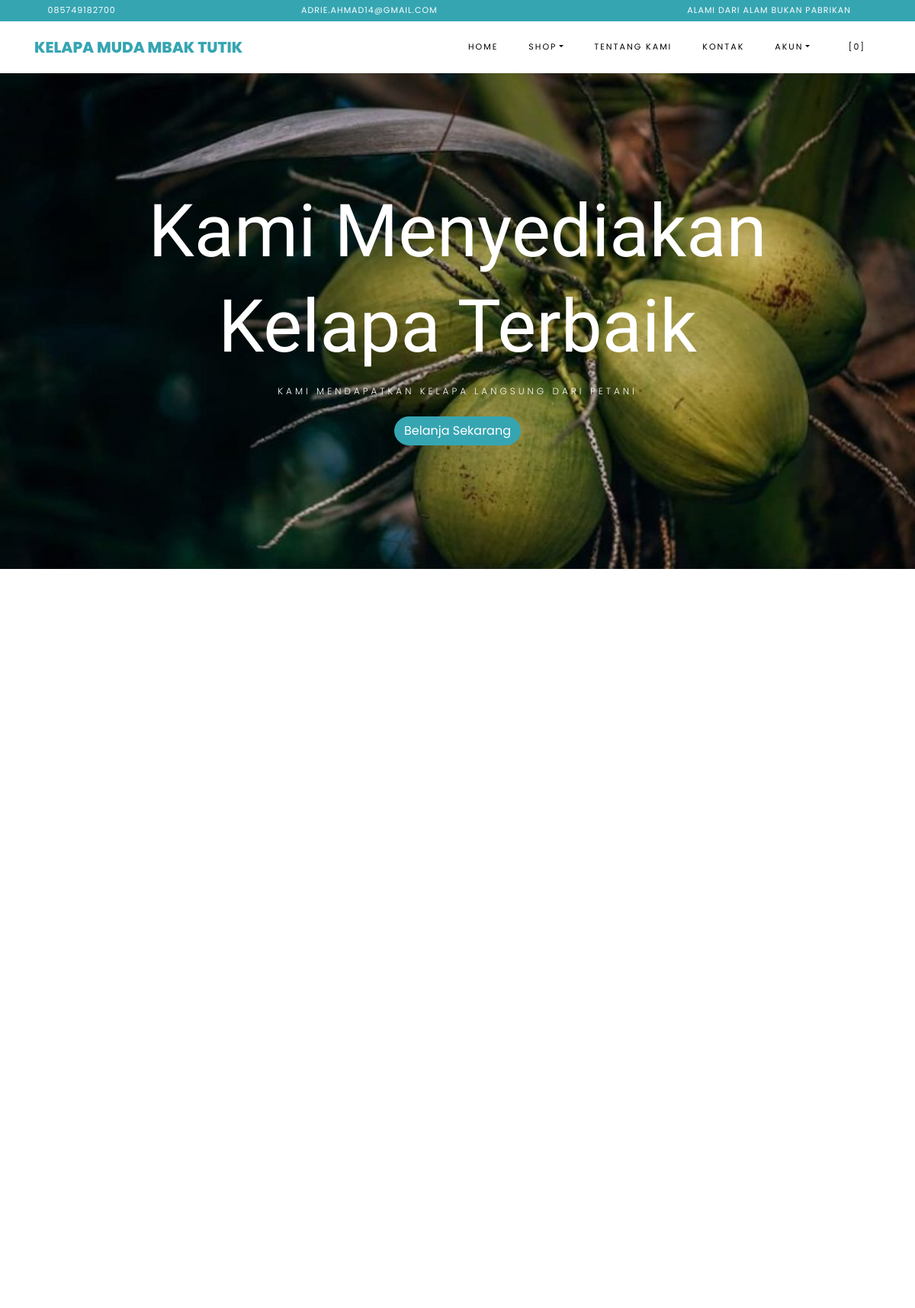
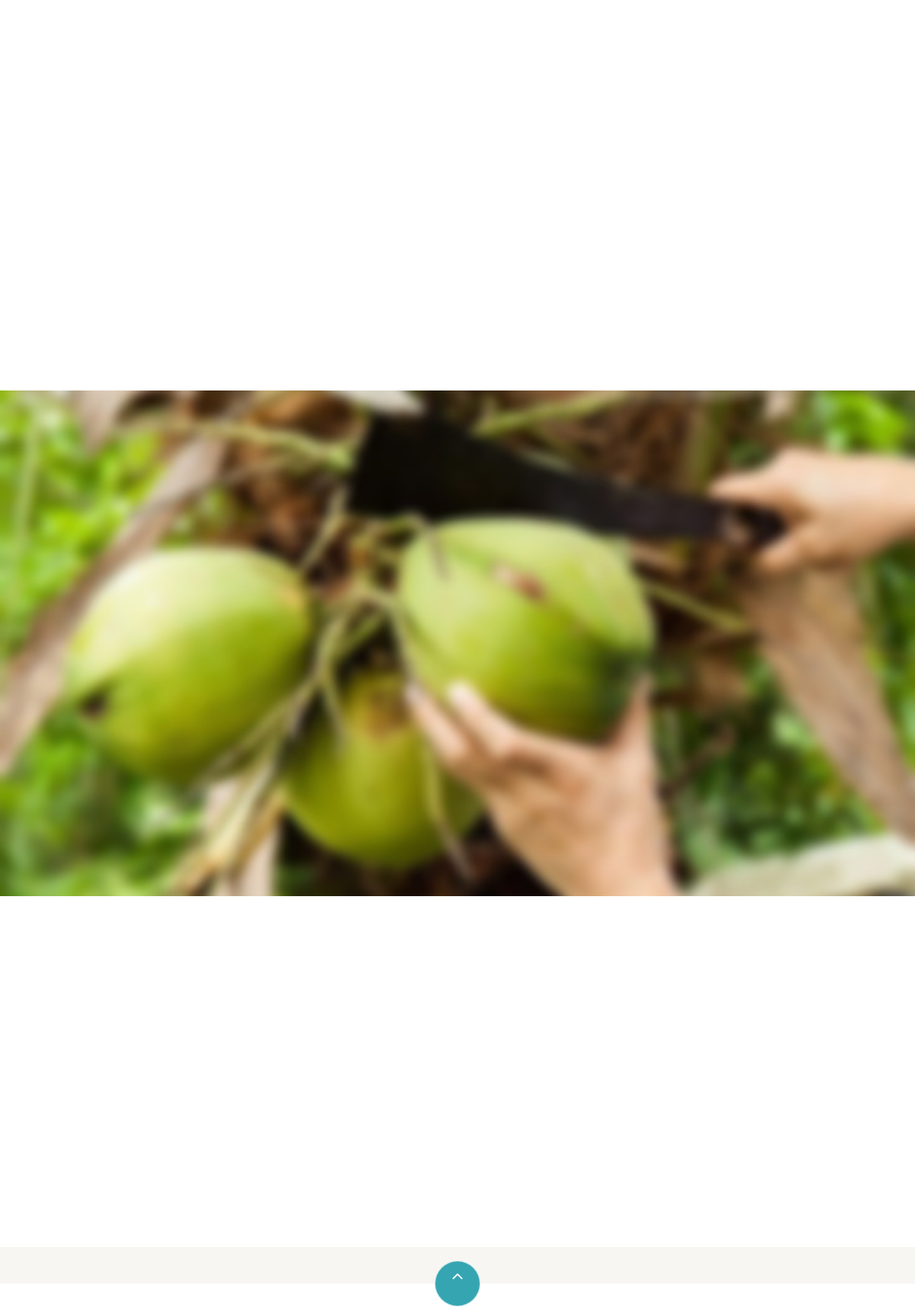
The page / (upper part) on the database its author committed (2 pictures, top to bottom).
### tables this page shows
CREATE TABLE `settings` (
  `id` int(10) NOT NULL,
  `key` varchar(32) NOT NULL,
  `content` varchar(600) NOT NULL
);

### application/helpers/themes_helper.php (called while the page is built, shortened)
<?php
if ( ! function_exists('get_theme_name'))
{
    function get_theme_name() {
        $current_theme = get_settings('current_theme_name');
        return ($current_theme) ? $current_theme : false;
    }
}
if ( ! function_exists('get_template_part'))
{
    function get_template_part($file_name = null, $params = array()) {
        if ($file_name !== '') {
            $current_theme = get_theme_name();
            if ( file_exists($file_location = VIEWPATH .'themes/'. $current_theme .'/'. $file_name .'.php')) {
                $CI =& get_instance();
                $CI->load->view('themes/'. $current_theme .'/'. $file_name, $params);
            }
            else {
                echo '<div>Kesalahan: berkas tema <b>'. $file_name .'.php</b> tidak ditemukan.<br>Lokasi berkas: <b>'. $file_location .'</b></div>';
            }
        }
    }
}
if ( ! function_exists('get_header'))
{
    function get_header($params = null, $section = '', $current_section = '') {
        $load_params = array();
        if ( is_null($params)) {
            $load_params['title'] = get_settings('site_name');
        }
        else if ( is_string($params)) {
            $load_params['title'] = $params;
        }
        else if ( is_array($params)) {
            $load_params = $params;
        }
        else {
            $load_params['title'] = get_settings('site_name');
        }
        $load_params['sidebar_section'] = $section;
        $load_params['current_section'] = $current_section;
        get_template_part('header', $load_params);
    }
}
if ( ! function_exists('get_theme_uri'))
{
    function get_theme_uri($file_name = null, $theme_name = NULL)
    {
        $theme_name = ($theme_name == NULL) ? get_theme_name() : $theme_name;
        return is_null($file_name) ? base_url('assets/themes/'. $theme_name .'/') : base_url('assets/themes/'. $theme_name .'/'. $file_name) ;
    }
}

### application/controllers/Home.php (called while the page is built, shortened)
<?php
class Home extends CI_Controller {
    public function index() {
        $params['title'] = 'Selamat Datang Kelapa Muda Mbak Tutik';
        $products['products'] = $this->product->get_all_products();
        $products['best_deal'] = $this->product->best_deal_product();
        $products['reviews'] = $this->review->get_all_reviews();
        get_header($params);
        get_template_part('home', $products);
    }
}

### index.php (called while the page is built, shortened)
<?php
require_once BASEPATH.'core/CodeIgniter.php';

### application/helpers/global_helper.php (called while the page is built, shortened)
<?php
if ( ! function_exists('get_settings'))
{
    function get_settings($key = '')
    {
        $CI =& get_instance();
        $row = $CI->db
            ->select('content')
            ->where('key', $key)
            ->get('settings')
            ->row();
        return $row->content;
    }
}
if ( ! function_exists('get_store_name'))
{
    function get_store_name()
    {
        return get_settings('store_name');
    }
}

### application/helpers/session_helper.php (called while the page is built, shortened)
<?php
if ( ! function_exists('init'))
{
    function init()
    {
        $CI =& get_instance();
        return $CI;
    }
}
if( ! function_exists('session_data'))
{
    function session_data()
    {
        $CI = init();
        $read_session_in_cookie = get_cookie('__ACTIVE_SESSION_DATA');
        $read_session_in_session = $CI->session->userdata('__ACTIVE_SESSION_DATA');
        if ($read_session_in_cookie)
        {
            $read_data = $CI->encryption->decrypt($read_session_in_cookie);
            $read_data = json_decode($read_data);
            return $read_data;
        }
        else if ($read_session_in_session)
        {
            $read_data = $CI->encryption->decrypt($read_session_in_session);
            $read_data = json_decode($read_data);
            return $read_data;
        }
        else {
            $default_session = new stdClass();
            $default_session->is_login = FALSE;
            $default_session->user_id = 0;
            $default_session->login_at = 0;
            $default_session->remember_me = FALSE;
            return $default_session;
        }
    }
}

### application/views/themes/vegefoods/home.php (the view, shortened to what this page needs)
<section id="home-section" class="hero">
    <div class="home-slider owl-carousel">
    <div class="slider-item" style="background-image: url(<?php echo get_theme_uri('images/bg_1.png'); ?>);">
        <div class="overlay"></div>
      <div class="container">
        <div class="row slider-text justify-content-center align-items-center" data-scrollax-parent="true">
          <div class="col-md-12 ftco-animate text-center">
            <h1 class="mb-2">Kami Menyediakan Kelapa Terbaik</h1>
            <h2 class="subheading mb-4">Kami Mendapatkan Kelapa Langsung Dari Petani</h2>
            <p><a href="#products" class="btn btn-primary">Belanja Sekarang</a></p>
          </div>
        </div>
      </div>
    </div>
  </div>
</section>
<section class="ftco-section" id="products">
      <div class="container">
      <div class="row no-gutters ftco-services justify-content-center">
  </div>
      </div>
  </section>
  <section class="ftco-section">
  <div class="container">
          <div class="row justify-content-center mb-3 pb-3">
  </div>
  </div>
  <div class="container">
      <div class="row">
      </div>
  </div>
</section>
  <section class="ftco-section img" style="background-image: url(<?php echo get_theme_uri('images/bg_4.jpg'); ?>);">
  <div class="container">
          <div class="row justify-content-end">
  </div>
  </div>
</section>
<section class="ftco-section testimony-section">
    <div class="container">
      <div class="row justify-content-center mb-5 pb-3">
      </div>
    </div>
  </section>

### application/views/themes/vegefoods/header.php (shortened to what this page needs)
?><!DOCTYPE html>
<html lang="en">
  <head>
    <link rel="stylesheet" href="<?php echo get_theme_uri('css/open-iconic-bootstrap.min.css'); ?>">
    <link rel="stylesheet" href="<?php echo get_theme_uri('css/animate.css'); ?>">
    <link rel="stylesheet" href="<?php echo get_theme_uri('css/owl.carousel.min.css'); ?>">
    <link rel="stylesheet" href="<?php echo get_theme_uri('css/owl.theme.default.min.css'); ?>">
    <link rel="stylesheet" href="<?php echo get_theme_uri('css/magnific-popup.css'); ?>">
    <link rel="stylesheet" href="<?php echo get_theme_uri('css/aos.css'); ?>">
	<link rel="stylesheet" href="<?php echo get_theme_uri('css/ionicons.min.css'); ?>">
	<link rel="stylesheet" href="<?php echo get_theme_uri('js/plugins/@fortawesome/fontawesome-free/css/all.min.css', 'argon'); ?>">
    <link rel="stylesheet" href="<?php echo get_theme_uri('css/bootstrap-datepicker.css'); ?>">
    <link rel="stylesheet" href="<?php echo get_theme_uri('css/jquery.timepicker.css'); ?>">
    <link rel="stylesheet" href="<?php echo get_theme_uri('css/flaticon.css'); ?>">
    <link rel="stylesheet" href="<?php echo get_theme_uri('css/icomoon.css'); ?>">
	<link rel="stylesheet" href="<?php echo get_theme_uri('css/style.css'); ?>">
	<link rel="stylesheet" href="<?php echo base_url('assets/plugins/toastr/toastr.min.css'); ?>">
  </head>
  <body class="goto-here">
		<div class="py-1 bg-primary">
    	<div class="container">
    		<div class="row no-gutters d-flex align-items-start align-items-center px-md-0">
	    		<div class="col-lg-12 d-block">
		    		<div class="row d-flex">
		    			<div class="col-md pr-4 d-flex topper align-items-center">
					    	<div class="icon mr-2 d-flex justify-content-center align-items-center"><span class="icon-phone2"></span></div>
						    <span class="text"><?php echo get_settings('store_phone_number'); ?></span>
					    </div>
					    <div class="col-md pr-4 d-flex topper align-items-center">
					    	<div class="icon mr-2 d-flex justify-content-center align-items-center"><span class="icon-paper-plane"></span></div>
						    <span class="text"><?php echo get_settings('store_email'); ?></span>
					    </div>
					    <div class="col-md-5 pr-4 d-flex topper align-items-center text-lg-right">
						    <span class="text"><?php echo get_settings('store_tagline'); ?></span>
					    </div>
				    </div>
			    </div>
		    </div>
		  </div>
    </div>
    <nav class="navbar navbar-expand-lg navbar-dark ftco_navbar bg-dark ftco-navbar-light" id="ftco-navbar">
	    <div class="container">
	      <a class="navbar-brand" href="<?php echo base_url(); ?>"><?php echo get_store_name(); ?></a>
	      <div class="collapse navbar-collapse" id="ftco-nav">
	        <ul class="navbar-nav ml-auto">
	          <li class="nav-item active"><a href="<?php echo base_url(); ?>" class="nav-link">Home</a></li>
	          <li class="nav-item dropdown">
              <a class="nav-link dropdown-toggle" href="#" id="dropdown04" data-toggle="dropdown" aria-haspopup="true" aria-expanded="false">Shop</a>
            </li>
	          <li class="nav-item"><a href="<?php echo site_url('pages/about'); ?>" class="nav-link">Tentang Kami</a></li>
              <li class="nav-item"><a href="<?php echo site_url('pages/contact'); ?>" class="nav-link">Kontak</a></li>
              <li class="nav-item dropdown">
              <a class="nav-link dropdown-toggle" href="#" id="dropdown05" data-toggle="dropdown" aria-haspopup="true" aria-expanded="false">Akun</a>
            </li>
	          <li class="nav-item cta cta-colored"><a href="<?php echo site_url('shop/cart'); ?>" class="nav-link"><span class="icon-shopping_cart"></span>[<span class="cart-item-total">0</span>]</a></li>
	        </ul>
	      </div>
	    </div>
	  </nav>

### assets/themes/vegefoods/css/icomoon.css (style rules this page uses)
[class^="icon-"], [class*=" icon-"] { font-family: 'icomoon' !important; speak: none; font-style: normal; font-weight: normal; font-variant: normal; text-transform: none; line-height: 1; -webkit-font-smoothing: antialiased; -moz-osx-font-smoothing: grayscale; }
.icon-paper-plane:before { content: "\f1d8"; }
.icon-phone2:before { content: "\e0cd"; }
.icon-shopping_cart:before { content: "\e8cc"; }

### rows shown on the page
settings: content "085749182700"
settings: content "ADRIE.AHMAD14@GMAIL.COM"
settings: content "ALAMI DARI ALAM BUKAN PABRIKAN"
settings: content "KELAPA MUDA MBAK TUTIK"
settings: content (picture)
